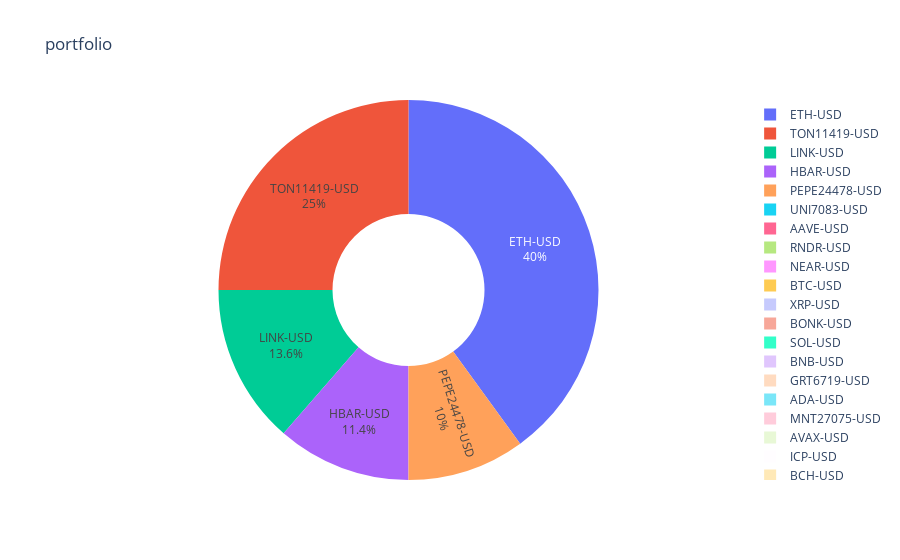

The code cell stored with this chart in its notebook:
### Code cell
import plotly.graph_objects as go

fig = go.Figure(data=[go.Pie(labels=w.index, 
                             values=w.weights, 
                             hole=.4, 
                             textinfo='label+percent',
                             textposition='outside',
                             )])

fig.update_traces(textposition='inside')
fig.update_layout(uniformtext_minsize=10, title_text="portfolio")

fig.show()

### Figure 1 — Plotly figure (JSON) as saved in the notebook; plotly's stock layout.template omitted (floating-point values rounded to 4 significant figures)
{"data": [{"hole": 0.4, "labels": ["AAVE-USD", "ADA-USD", "APT21794-USD", "AVAX-USD", "BCH-USD", "BNB-USD", "BONK-USD", "BTC-USD", "DOGE-USD", "ETH-USD", "FOXY30591-USD", "FTM-USD", "GRT6719-USD", "HBAR-USD", "ICP-USD", "LINK-USD", "MNT27075-USD", "NEAR-USD", "PEPE24478-USD", "RNDR-USD", "SOL-USD", "SUI20947-USD", "TAO22974-USD", "TON11419-USD", "UNI7083-USD", "WIF-USD", "XRP-USD"], "textinfo": "label+percent", "textposition": "inside", "type": "pie", "values": [9.472e-11, 1.273e-11, 8.529e-12, 9.819e-12, 9.253e-12, 2.062e-11, 4.238e-11, 5.561e-11, 4.816e-12, 0.4, 6.891e-12, 8.809e-12, 1.979e-11, 0.1141, 9.296e-12, 0.1359, 1.193e-11, 6.034e-11, 0.1, 6.581e-11, 2.911e-11, 7.727e-12, 7.792e-12, 0.25, 2.308e-10, 5.704e-12, 4.842e-11]}], "layout": {"title": {"text": "portfolio"}, "uniformtext": {"minsize": 10}}}
